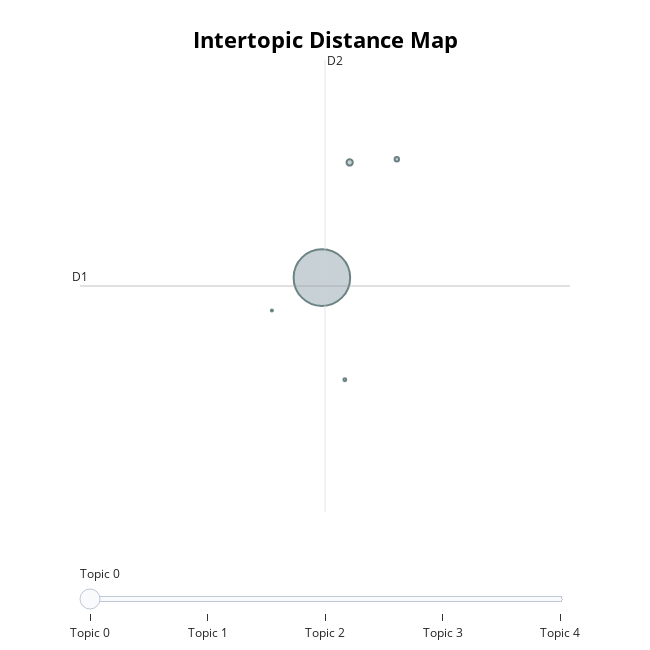

This figure's notebook cell:
### Markdown cell above
- Visualize intertopic distance

### Code cell
topic_model.visualize_topics()

### Figure 1 — Plotly figure (JSON) as saved in the notebook; plotly's stock layout.template omitted (floating-point values rounded to 4 significant figures)
{"data": [{"customdata": [[0, "movie | film | one | like | good", 10927], [1, "earth | film | planet | documentary | surfing", 135], [2, "che | chavez | puerto | part | coup", 65], [3, "match | wwe | vs | championship | cena", 29], [4, "karloff | lugosi | rukh | benet | dr", 14]], "hovertemplate": "<b>Topic %{customdata[0]}</b><br>%{customdata[1]}<br>Size: %{customdata[2]}", "legendgroup": "", "marker": {"color": "#B0BEC5", "line": {"color": "DarkSlateGrey", "width": 2}, "size": [10927, 135, 65, 29, 14], "sizemode": "area", "sizeref": 6.829, "symbol": "circle"}, "mode": "markers", "name": "", "orientation": "v", "showlegend": false, "type": "scatter", "x": [-17.27, -16.88, -16.22, -16.95, -17.97], "xaxis": "x", "y": [-5.801, -4.945, -4.921, -6.561, -6.046], "yaxis": "y"}], "layout": {"annotations": [{"showarrow": false, "text": "D1", "x": -20.67, "y": -5.864, "yshift": 10}, {"showarrow": false, "text": "D2", "x": -17.23, "xshift": 10, "y": -4.183}], "height": 650, "hoverlabel": {"bgcolor": "white", "font": {"family": "Rockwell", "size": 16}}, "legend": {"itemsizing": "constant", "tracegroupgap": 0}, "margin": {"t": 60}, "shapes": [{"line": {"color": "#CFD8DC", "width": 2}, "type": "line", "x0": -17.23, "x1": -17.23, "y0": -7.545, "y1": -4.183}, {"line": {"color": "#9E9E9E", "width": 2}, "type": "line", "x0": -20.67, "x1": -13.78, "y0": -5.864, "y1": -5.864}], "sliders": [{"active": 0, "pad": {"t": 50}, "steps": [{"args": [{"marker.color": [["red", "#B0BEC5", "#B0BEC5", "#B0BEC5", "#B0BEC5"]]}], "label": "Topic 0", "method": "update"}, {"args": [{"marker.color": [["#B0BEC5", "red", "#B0BEC5", "#B0BEC5", "#B0BEC5"]]}], "label": "Topic 1", "method": "update"}, {"args": [{"marker.color": [["#B0BEC5", "#B0BEC5", "red", "#B0BEC5", "#B0BEC5"]]}], "label": "Topic 2", "method": "update"}, {"args": [{"marker.color": [["#B0BEC5", "#B0BEC5", "#B0BEC5", "red", "#B0BEC5"]]}], "label": "Topic 3", "method": "update"}, {"args": [{"marker.color": [["#B0BEC5", "#B0BEC5", "#B0BEC5", "#B0BEC5", "red"]]}], "label": "Topic 4", "method": "update"}]}], "title": {"font": {"color": "Black", "size": 22}, "text": "<b>Intertopic Distance Map</b>", "x": 0.5, "xanchor": "center", "y": 0.95, "yanchor": "top"}, "width": 650, "xaxis": {"anchor": "y", "domain": [0, 1], "range": [-20.67, -13.78], "title": {"text": ""}, "visible": false}, "yaxis": {"anchor": "x", "domain": [0, 1], "range": [-7.545, -4.183], "title": {"text": ""}, "visible": false}}}
